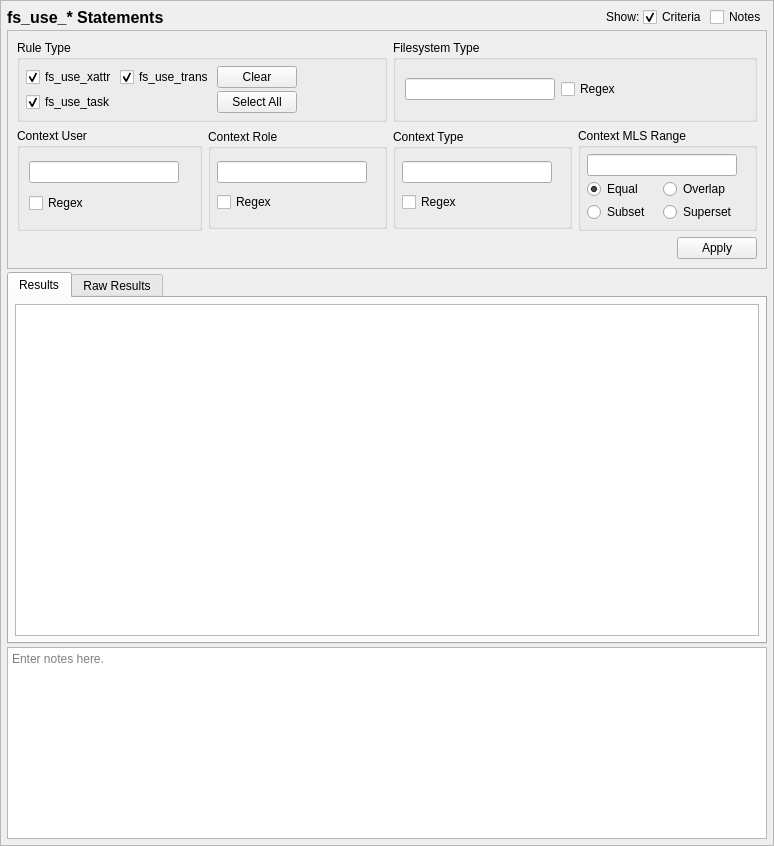
<?xml version="1.0" encoding="UTF-8"?>
<ui version="4.0">
 <class>FSUseQueryTab_ui</class>
 <widget class="QScrollArea" name="FSUseQueryTab_ui">
  <property name="geometry">
   <rect>
    <x>0</x>
    <y>0</y>
    <width>774</width>
    <height>846</height>
   </rect>
  </property>
  <property name="sizeAdjustPolicy">
   <enum>QAbstractScrollArea::AdjustToContents</enum>
  </property>
  <property name="widgetResizable">
   <bool>true</bool>
  </property>
  <widget class="QWidget" name="contents">
   <property name="geometry">
    <rect>
     <x>0</x>
     <y>0</y>
     <width>772</width>
     <height>844</height>
    </rect>
   </property>
   <property name="minimumSize">
    <size>
     <width>0</width>
     <height>0</height>
    </size>
   </property>
   <layout class="QGridLayout" name="gridLayout_9">
    <property name="leftMargin">
     <number>6</number>
    </property>
    <property name="topMargin">
     <number>6</number>
    </property>
    <property name="rightMargin">
     <number>6</number>
    </property>
    <property name="bottomMargin">
     <number>6</number>
    </property>
    <property name="spacing">
     <number>3</number>
    </property>
    <item row="3" column="0" colspan="5">
     <widget class="QTextEdit" name="notes">
      <property name="sizePolicy">
       <sizepolicy hsizetype="Preferred" vsizetype="Preferred">
        <horstretch>0</horstretch>
        <verstretch>0</verstretch>
       </sizepolicy>
      </property>
      <property name="minimumSize">
       <size>
        <width>0</width>
        <height>80</height>
       </size>
      </property>
      <property name="toolTip">
       <string>Optionally enter notes here about the query.</string>
      </property>
      <property name="placeholderText">
       <string>Enter notes here.</string>
      </property>
     </widget>
    </item>
    <item row="0" column="4">
     <widget class="QCheckBox" name="notes_expander">
      <property name="toolTip">
       <string>Show or hide the notes field (no data is lost)</string>
      </property>
      <property name="text">
       <string>Notes</string>
      </property>
     </widget>
    </item>
    <item row="0" column="3">
     <widget class="QCheckBox" name="criteria_expander">
      <property name="toolTip">
       <string>Show or hide the search criteria (no settings are lost)</string>
      </property>
      <property name="text">
       <string>Criteria</string>
      </property>
      <property name="checked">
       <bool>true</bool>
      </property>
     </widget>
    </item>
    <item row="0" column="0">
     <widget class="QLabel" name="label">
      <property name="sizePolicy">
       <sizepolicy hsizetype="Preferred" vsizetype="Fixed">
        <horstretch>0</horstretch>
        <verstretch>0</verstretch>
       </sizepolicy>
      </property>
      <property name="maximumSize">
       <size>
        <width>16777215</width>
        <height>20</height>
       </size>
      </property>
      <property name="font">
       <font>
        <pointsize>12</pointsize>
        <weight>75</weight>
        <bold>true</bold>
       </font>
      </property>
      <property name="text">
       <string>fs_use_* Statements</string>
      </property>
     </widget>
    </item>
    <item row="1" column="0" colspan="5">
     <widget class="QFrame" name="criteria_frame">
      <property name="maximumSize">
       <size>
        <width>16777215</width>
        <height>16777215</height>
       </size>
      </property>
      <property name="frameShape">
       <enum>QFrame::StyledPanel</enum>
      </property>
      <property name="frameShadow">
       <enum>QFrame::Raised</enum>
      </property>
      <layout class="QGridLayout" name="gridLayout_3">
       <item row="1" column="3" rowspan="2">
        <widget class="QGroupBox" name="range_criteria">
         <property name="maximumSize">
          <size>
           <width>16777215</width>
           <height>16777215</height>
          </size>
         </property>
         <property name="title">
          <string>Context MLS Range</string>
         </property>
         <layout class="QGridLayout" name="gridLayout_8">
          <property name="leftMargin">
           <number>6</number>
          </property>
          <property name="topMargin">
           <number>6</number>
          </property>
          <property name="rightMargin">
           <number>6</number>
          </property>
          <property name="bottomMargin">
           <number>6</number>
          </property>
          <property name="spacing">
           <number>3</number>
          </property>
          <item row="2" column="1">
           <widget class="QRadioButton" name="range_exact">
            <property name="toolTip">
             <string>Match the context's range if the criteria is equal to the context's range.</string>
            </property>
            <property name="text">
             <string>Equal</string>
            </property>
            <property name="checked">
             <bool>true</bool>
            </property>
           </widget>
          </item>
          <item row="2" column="2">
           <widget class="QRadioButton" name="range_overlap">
            <property name="toolTip">
             <string>Match the context's range if the criteria overlaps the context's range.</string>
            </property>
            <property name="text">
             <string>Overlap</string>
            </property>
           </widget>
          </item>
          <item row="3" column="1">
           <widget class="QRadioButton" name="range_subset">
            <property name="toolTip">
             <string>Match the context's range if the criteria is a subset of the context's range.</string>
            </property>
            <property name="text">
             <string>Subset</string>
            </property>
           </widget>
          </item>
          <item row="3" column="2">
           <widget class="QRadioButton" name="range_superset">
            <property name="toolTip">
             <string>Match the context's range if the criteria is a superset to the context's range.</string>
            </property>
            <property name="text">
             <string>Superset</string>
            </property>
           </widget>
          </item>
          <item row="1" column="1" colspan="2">
           <widget class="QLineEdit" name="range_">
            <property name="sizePolicy">
             <sizepolicy hsizetype="Expanding" vsizetype="Fixed">
              <horstretch>0</horstretch>
              <verstretch>0</verstretch>
             </sizepolicy>
            </property>
            <property name="minimumSize">
             <size>
              <width>150</width>
              <height>20</height>
             </size>
            </property>
            <property name="maximumSize">
             <size>
              <width>250</width>
              <height>16777215</height>
             </size>
            </property>
           </widget>
          </item>
          <item row="1" column="3">
           <spacer name="horizontalSpacer_7">
            <property name="orientation">
             <enum>Qt::Orientation::Horizontal</enum>
            </property>
            <property name="sizeHint" stdset="0">
             <size>
              <width>40</width>
              <height>20</height>
             </size>
            </property>
           </spacer>
          </item>
         </layout>
        </widget>
       </item>
       <item row="0" column="2" colspan="2">
        <widget class="QGroupBox" name="fs_criteria">
         <property name="title">
          <string>Filesystem Type</string>
         </property>
         <layout class="QGridLayout" name="gridLayout_7">
          <item row="0" column="1">
           <widget class="QCheckBox" name="fs_regex">
            <property name="toolTip">
             <string>Use regular expressions to match the filesystem type.</string>
            </property>
            <property name="text">
             <string>Regex</string>
            </property>
           </widget>
          </item>
          <item row="0" column="0">
           <widget class="QLineEdit" name="fs">
            <property name="sizePolicy">
             <sizepolicy hsizetype="Expanding" vsizetype="Fixed">
              <horstretch>0</horstretch>
              <verstretch>0</verstretch>
             </sizepolicy>
            </property>
            <property name="minimumSize">
             <size>
              <width>150</width>
              <height>0</height>
             </size>
            </property>
            <property name="maximumSize">
             <size>
              <width>250</width>
              <height>16777215</height>
             </size>
            </property>
           </widget>
          </item>
          <item row="0" column="2">
           <spacer name="horizontalSpacer_2">
            <property name="orientation">
             <enum>Qt::Orientation::Horizontal</enum>
            </property>
            <property name="sizeHint" stdset="0">
             <size>
              <width>40</width>
              <height>20</height>
             </size>
            </property>
           </spacer>
          </item>
         </layout>
        </widget>
       </item>
       <item row="0" column="0" colspan="2">
        <widget class="QGroupBox" name="ruletype_criteria">
         <property name="sizePolicy">
          <sizepolicy hsizetype="Preferred" vsizetype="Preferred">
           <horstretch>0</horstretch>
           <verstretch>0</verstretch>
          </sizepolicy>
         </property>
         <property name="maximumSize">
          <size>
           <width>16777215</width>
           <height>150</height>
          </size>
         </property>
         <property name="title">
          <string>Rule Type</string>
         </property>
         <layout class="QGridLayout" name="gridLayout">
          <property name="leftMargin">
           <number>6</number>
          </property>
          <property name="topMargin">
           <number>6</number>
          </property>
          <property name="rightMargin">
           <number>6</number>
          </property>
          <property name="bottomMargin">
           <number>6</number>
          </property>
          <property name="spacing">
           <number>3</number>
          </property>
          <item row="1" column="4">
           <widget class="QPushButton" name="all_ruletypes">
            <property name="text">
             <string>Select All</string>
            </property>
           </widget>
          </item>
          <item row="0" column="5">
           <spacer name="horizontalSpacer">
            <property name="orientation">
             <enum>Qt::Orientation::Horizontal</enum>
            </property>
            <property name="sizeHint" stdset="0">
             <size>
              <width>40</width>
              <height>20</height>
             </size>
            </property>
           </spacer>
          </item>
          <item row="0" column="0">
           <widget class="QCheckBox" name="fs_use_xattr">
            <property name="text">
             <string>fs_use_xattr</string>
            </property>
            <property name="checked">
             <bool>true</bool>
            </property>
           </widget>
          </item>
          <item row="0" column="4">
           <widget class="QPushButton" name="clear_ruletypes">
            <property name="text">
             <string>Clear</string>
            </property>
            <property name="checkable">
             <bool>false</bool>
            </property>
           </widget>
          </item>
          <item row="1" column="0">
           <widget class="QCheckBox" name="fs_use_task">
            <property name="text">
             <string>fs_use_task</string>
            </property>
            <property name="checked">
             <bool>true</bool>
            </property>
           </widget>
          </item>
          <item row="0" column="1">
           <widget class="QCheckBox" name="fs_use_trans">
            <property name="text">
             <string>fs_use_trans</string>
            </property>
            <property name="checked">
             <bool>true</bool>
            </property>
           </widget>
          </item>
         </layout>
        </widget>
       </item>
       <item row="3" column="3">
        <widget class="QDialogButtonBox" name="buttonBox">
         <property name="standardButtons">
          <set>QDialogButtonBox::StandardButton::Apply</set>
         </property>
        </widget>
       </item>
       <item row="1" column="2" rowspan="2">
        <widget class="QGroupBox" name="type_criteria">
         <property name="maximumSize">
          <size>
           <width>16777215</width>
           <height>100</height>
          </size>
         </property>
         <property name="title">
          <string>Context Type</string>
         </property>
         <layout class="QGridLayout" name="gridLayout_5">
          <property name="leftMargin">
           <number>6</number>
          </property>
          <property name="topMargin">
           <number>6</number>
          </property>
          <property name="rightMargin">
           <number>6</number>
          </property>
          <property name="bottomMargin">
           <number>6</number>
          </property>
          <property name="spacing">
           <number>3</number>
          </property>
          <item row="1" column="1">
           <widget class="QCheckBox" name="type_regex">
            <property name="toolTip">
             <string>Use regular expressions to match the context's type.</string>
            </property>
            <property name="text">
             <string>Regex</string>
            </property>
           </widget>
          </item>
          <item row="0" column="1">
           <widget class="QLineEdit" name="type_">
            <property name="sizePolicy">
             <sizepolicy hsizetype="Expanding" vsizetype="Fixed">
              <horstretch>0</horstretch>
              <verstretch>0</verstretch>
             </sizepolicy>
            </property>
            <property name="minimumSize">
             <size>
              <width>150</width>
              <height>0</height>
             </size>
            </property>
            <property name="maximumSize">
             <size>
              <width>250</width>
              <height>16777215</height>
             </size>
            </property>
           </widget>
          </item>
          <item row="0" column="2">
           <spacer name="horizontalSpacer_6">
            <property name="orientation">
             <enum>Qt::Orientation::Horizontal</enum>
            </property>
            <property name="sizeHint" stdset="0">
             <size>
              <width>40</width>
              <height>20</height>
             </size>
            </property>
           </spacer>
          </item>
         </layout>
        </widget>
       </item>
       <item row="1" column="1" rowspan="2">
        <widget class="QGroupBox" name="role_criteria">
         <property name="maximumSize">
          <size>
           <width>16777215</width>
           <height>100</height>
          </size>
         </property>
         <property name="title">
          <string>Context Role</string>
         </property>
         <layout class="QGridLayout" name="gridLayout_2">
          <property name="leftMargin">
           <number>6</number>
          </property>
          <property name="topMargin">
           <number>6</number>
          </property>
          <property name="rightMargin">
           <number>6</number>
          </property>
          <property name="bottomMargin">
           <number>6</number>
          </property>
          <property name="spacing">
           <number>3</number>
          </property>
          <item row="0" column="0">
           <widget class="QLineEdit" name="role">
            <property name="sizePolicy">
             <sizepolicy hsizetype="Expanding" vsizetype="Fixed">
              <horstretch>0</horstretch>
              <verstretch>0</verstretch>
             </sizepolicy>
            </property>
            <property name="minimumSize">
             <size>
              <width>150</width>
              <height>0</height>
             </size>
            </property>
            <property name="maximumSize">
             <size>
              <width>250</width>
              <height>16777215</height>
             </size>
            </property>
           </widget>
          </item>
          <item row="1" column="0">
           <widget class="QCheckBox" name="role_regex">
            <property name="enabled">
             <bool>true</bool>
            </property>
            <property name="toolTip">
             <string>Use regular expressions to match the context's role.</string>
            </property>
            <property name="text">
             <string>Regex</string>
            </property>
           </widget>
          </item>
          <item row="0" column="1">
           <spacer name="horizontalSpacer_4">
            <property name="orientation">
             <enum>Qt::Orientation::Horizontal</enum>
            </property>
            <property name="sizeHint" stdset="0">
             <size>
              <width>40</width>
              <height>20</height>
             </size>
            </property>
           </spacer>
          </item>
         </layout>
        </widget>
       </item>
       <item row="1" column="0" rowspan="2">
        <widget class="QGroupBox" name="user_critera">
         <property name="title">
          <string>Context User</string>
         </property>
         <layout class="QGridLayout" name="gridLayout_6">
          <item row="0" column="0">
           <widget class="QLineEdit" name="user">
            <property name="sizePolicy">
             <sizepolicy hsizetype="Expanding" vsizetype="Fixed">
              <horstretch>0</horstretch>
              <verstretch>0</verstretch>
             </sizepolicy>
            </property>
            <property name="minimumSize">
             <size>
              <width>150</width>
              <height>0</height>
             </size>
            </property>
            <property name="maximumSize">
             <size>
              <width>250</width>
              <height>16777215</height>
             </size>
            </property>
           </widget>
          </item>
          <item row="1" column="0">
           <widget class="QCheckBox" name="user_regex">
            <property name="toolTip">
             <string>Use regular expressions to match the context's user.</string>
            </property>
            <property name="text">
             <string>Regex</string>
            </property>
           </widget>
          </item>
          <item row="0" column="1">
           <spacer name="horizontalSpacer_3">
            <property name="orientation">
             <enum>Qt::Orientation::Horizontal</enum>
            </property>
            <property name="sizeHint" stdset="0">
             <size>
              <width>40</width>
              <height>20</height>
             </size>
            </property>
           </spacer>
          </item>
         </layout>
        </widget>
       </item>
      </layout>
      <zorder>role_criteria</zorder>
      <zorder>type_criteria</zorder>
      <zorder>user_critera</zorder>
      <zorder>ruletype_criteria</zorder>
      <zorder>fs_criteria</zorder>
      <zorder>range_criteria</zorder>
      <zorder>buttonBox</zorder>
     </widget>
    </item>
    <item row="0" column="2">
     <widget class="QLabel" name="label_2">
      <property name="text">
       <string>Show:</string>
      </property>
     </widget>
    </item>
    <item row="0" column="1">
     <spacer name="horizontalSpacer_5">
      <property name="orientation">
       <enum>Qt::Orientation::Horizontal</enum>
      </property>
      <property name="sizeHint" stdset="0">
       <size>
        <width>40</width>
        <height>20</height>
       </size>
      </property>
     </spacer>
    </item>
    <item row="2" column="0" colspan="5">
     <widget class="QTabWidget" name="results_frame">
      <property name="sizePolicy">
       <sizepolicy hsizetype="Preferred" vsizetype="MinimumExpanding">
        <horstretch>0</horstretch>
        <verstretch>1</verstretch>
       </sizepolicy>
      </property>
      <property name="currentIndex">
       <number>0</number>
      </property>
      <widget class="QWidget" name="results_framePage1">
       <property name="sizePolicy">
        <sizepolicy hsizetype="Preferred" vsizetype="MinimumExpanding">
         <horstretch>0</horstretch>
         <verstretch>0</verstretch>
        </sizepolicy>
       </property>
       <attribute name="title">
        <string>Results</string>
       </attribute>
       <layout class="QVBoxLayout" name="verticalLayout_3">
        <property name="leftMargin">
         <number>6</number>
        </property>
        <property name="topMargin">
         <number>6</number>
        </property>
        <property name="rightMargin">
         <number>6</number>
        </property>
        <property name="bottomMargin">
         <number>6</number>
        </property>
        <item>
         <widget class="SEToolsTableView" name="table_results">
          <property name="sizePolicy">
           <sizepolicy hsizetype="Preferred" vsizetype="MinimumExpanding">
            <horstretch>0</horstretch>
            <verstretch>0</verstretch>
           </sizepolicy>
          </property>
          <property name="sizeAdjustPolicy">
           <enum>QAbstractScrollArea::AdjustIgnored</enum>
          </property>
          <property name="alternatingRowColors">
           <bool>true</bool>
          </property>
          <property name="sortingEnabled">
           <bool>true</bool>
          </property>
         </widget>
        </item>
       </layout>
      </widget>
      <widget class="QWidget" name="results_framePage2">
       <property name="sizePolicy">
        <sizepolicy hsizetype="Preferred" vsizetype="MinimumExpanding">
         <horstretch>0</horstretch>
         <verstretch>0</verstretch>
        </sizepolicy>
       </property>
       <attribute name="title">
        <string>Raw Results</string>
       </attribute>
       <layout class="QVBoxLayout" name="verticalLayout_2">
        <property name="leftMargin">
         <number>6</number>
        </property>
        <property name="topMargin">
         <number>6</number>
        </property>
        <property name="rightMargin">
         <number>6</number>
        </property>
        <property name="bottomMargin">
         <number>6</number>
        </property>
        <item>
         <widget class="QPlainTextEdit" name="raw_results">
          <property name="sizePolicy">
           <sizepolicy hsizetype="Preferred" vsizetype="MinimumExpanding">
            <horstretch>0</horstretch>
            <verstretch>0</verstretch>
           </sizepolicy>
          </property>
          <property name="minimumSize">
           <size>
            <width>0</width>
            <height>0</height>
           </size>
          </property>
          <property name="font">
           <font>
            <family>Monospace</family>
           </font>
          </property>
          <property name="documentTitle">
           <string/>
          </property>
          <property name="lineWrapMode">
           <enum>QPlainTextEdit::NoWrap</enum>
          </property>
          <property name="readOnly">
           <bool>true</bool>
          </property>
         </widget>
        </item>
       </layout>
      </widget>
     </widget>
    </item>
   </layout>
  </widget>
 </widget>
 <customwidgets>
  <customwidget>
   <class>SEToolsTableView</class>
   <extends>QTableView</extends>
   <header>setoolsgui/tableview.h</header>
  </customwidget>
 </customwidgets>
 <tabstops>
  <tabstop>criteria_expander</tabstop>
  <tabstop>notes_expander</tabstop>
  <tabstop>fs_use_xattr</tabstop>
  <tabstop>fs_use_task</tabstop>
  <tabstop>fs_use_trans</tabstop>
  <tabstop>clear_ruletypes</tabstop>
  <tabstop>all_ruletypes</tabstop>
  <tabstop>fs</tabstop>
  <tabstop>fs_regex</tabstop>
  <tabstop>user</tabstop>
  <tabstop>user_regex</tabstop>
  <tabstop>role</tabstop>
  <tabstop>role_regex</tabstop>
  <tabstop>type_</tabstop>
  <tabstop>type_regex</tabstop>
  <tabstop>range_</tabstop>
  <tabstop>range_exact</tabstop>
  <tabstop>range_overlap</tabstop>
  <tabstop>range_subset</tabstop>
  <tabstop>range_superset</tabstop>
  <tabstop>results_frame</tabstop>
  <tabstop>table_results</tabstop>
  <tabstop>raw_results</tabstop>
  <tabstop>notes</tabstop>
 </tabstops>
 <resources/>
 <connections>
  <connection>
   <sender>criteria_expander</sender>
   <signal>toggled(bool)</signal>
   <receiver>criteria_frame</receiver>
   <slot>setVisible(bool)</slot>
   <hints>
    <hint type="sourcelabel">
     <x>592</x>
     <y>16</y>
    </hint>
    <hint type="destinationlabel">
     <x>386</x>
     <y>232</y>
    </hint>
   </hints>
  </connection>
  <connection>
   <sender>notes_expander</sender>
   <signal>toggled(bool)</signal>
   <receiver>notes</receiver>
   <slot>setVisible(bool)</slot>
   <hints>
    <hint type="sourcelabel">
     <x>735</x>
     <y>16</y>
    </hint>
    <hint type="destinationlabel">
     <x>386</x>
     <y>756</y>
    </hint>
   </hints>
  </connection>
 </connections>
</ui>
